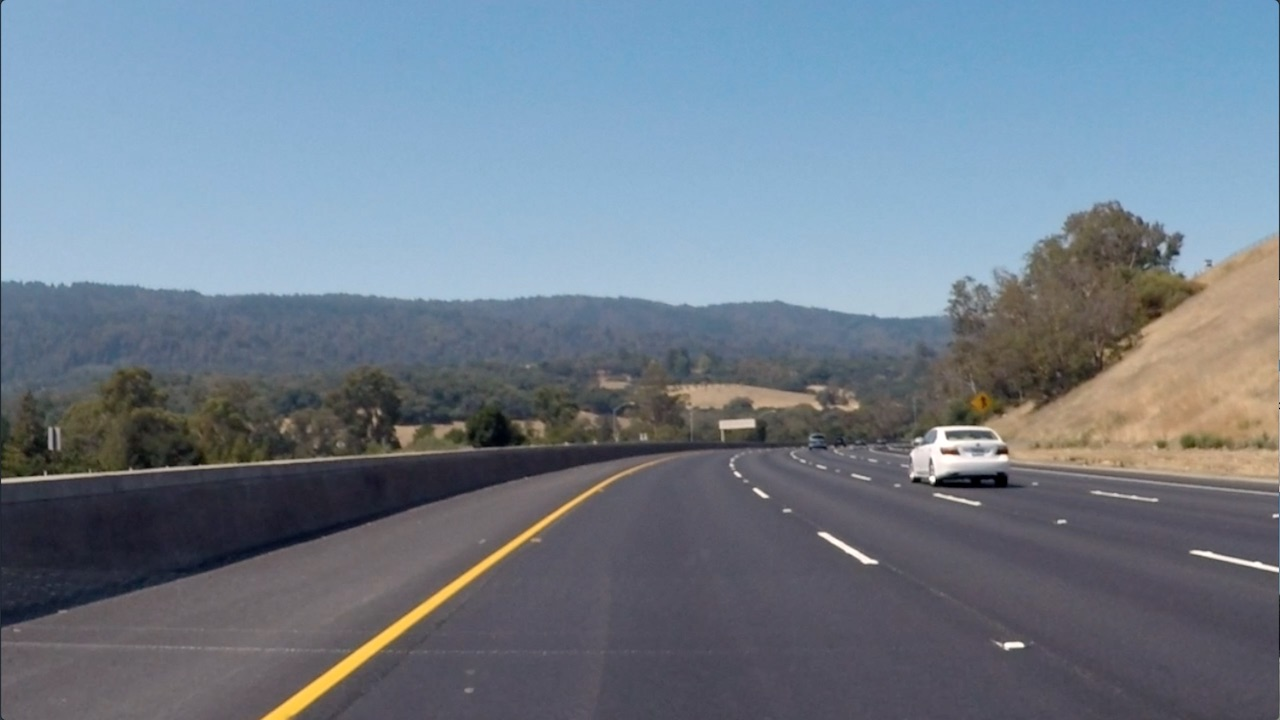
#> input picture course_3_CNNs/custome_filter/images/curved_lane.jpg, 1280 x 720 px
$ jupyter execute 'Finding Edges and Custom Kernels-zh.ipynb'   (shell and % lines are left out)
#> lines starting #> are read from the running program, lines starting #| are printed output that depends on the picture
# 创建滤波器，边缘检测

### 导入资源并显示图像

[cell 1]
import matplotlib.pyplot as plt
import matplotlib.image as mpimg

import cv2
import numpy as np


# Read in the image
image = mpimg.imread('images/curved_lane.jpg')
#> image is the input picture: shape (720, 1280, 3); mean R, G, B 112.1, 125, 138.7

plt.imshow(image)

### 将原图像转换为灰度图

[cell 2]
# Convert to grayscale for filtering
gray = cv2.cvtColor(image, cv2.COLOR_RGB2GRAY)
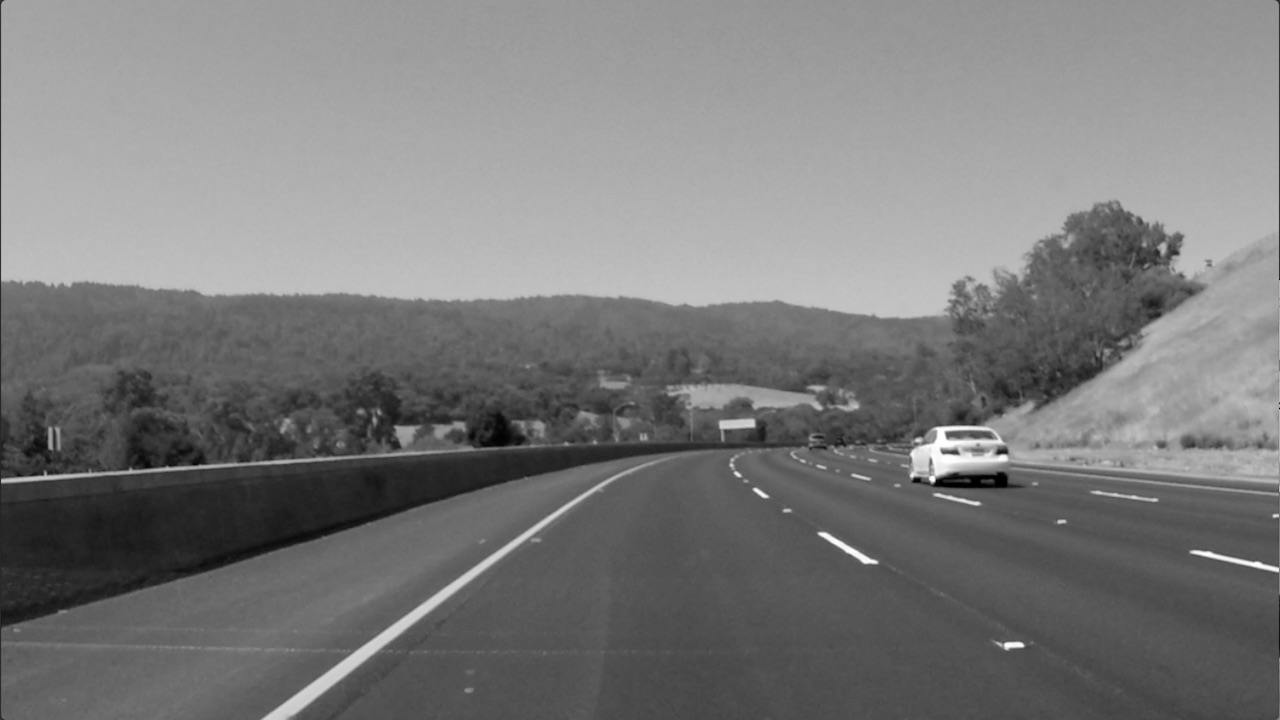
#> gray: shape (720, 1280); min 0, max 255, mean 122.7

plt.imshow(gray, cmap='gray')

### TODO: 创建一个自定义内核

下面给出了一种常见的边缘检测滤波器：索贝尔算子。

索贝尔滤波器常用于边缘检测以及在图像中查找强度图谱。将索贝尔滤波器应用于图像是分别在x或y方向上 **对图像的导数进行（近似）处理**的一种方式。该算子看起来如下所示。

**你可以创建一个索贝尔 x运算子并将其应用于给定的图像。**

如果想挑战自己，你可以看看是否能够通过一系列滤波器来放置图像：首先使一张图像模糊化（需要平均像素），然后检测其边缘。

[cell 3]
# Create a custom kernel

# 3x3 array for edge detection
sobel_y = np.array([[ -1, -2, -1],
                   [ 0, 0, 0],
                   [ 1, 2, 1]])

## TODO: Create and apply a Sobel x operator


# Filter the image using filter2D, which has inputs: (grayscale image, bit-depth, kernel)
filtered_image = cv2.filter2D(gray, -1, sobel_y)
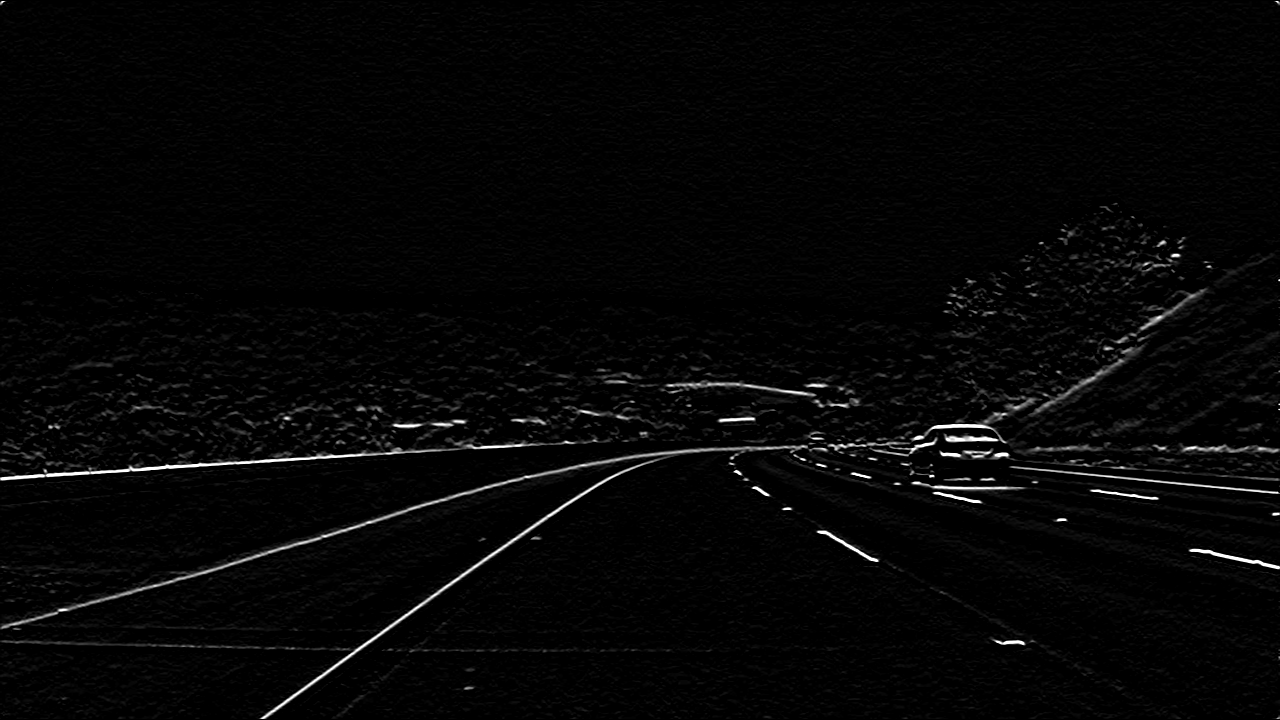
#> filtered_image: shape (720, 1280); min 0, max 255, mean 5.9

plt.imshow(filtered_image, cmap='gray')

### 测试其他滤波器！

我们鼓励你创建其他类型的滤波器并应用它们，观察会发生什么情况！作为**可选练习**, 请尝试以下操作：
* 创建一个具有十进制值权重的滤波器。
* 创建一个5x5滤波器。
* 将你的滤波器应用到`images`目录中的其他图像。

[cell 4]
# 5x5 array for edge detection
sobel_custom = np.array([[2,4,6,4,2],
                         [1,2,3,2,1],
                         [0,0,0,0,0],
                         [-1,-2,-3,-2,-1],
                         [-2,-4,-6,-4,-2]])

# Filter the image using filter2D, which has inputs: (grayscale image, bit-depth, kernel)
filtered_image_custom = cv2.filter2D(gray, -1, sobel_custom)
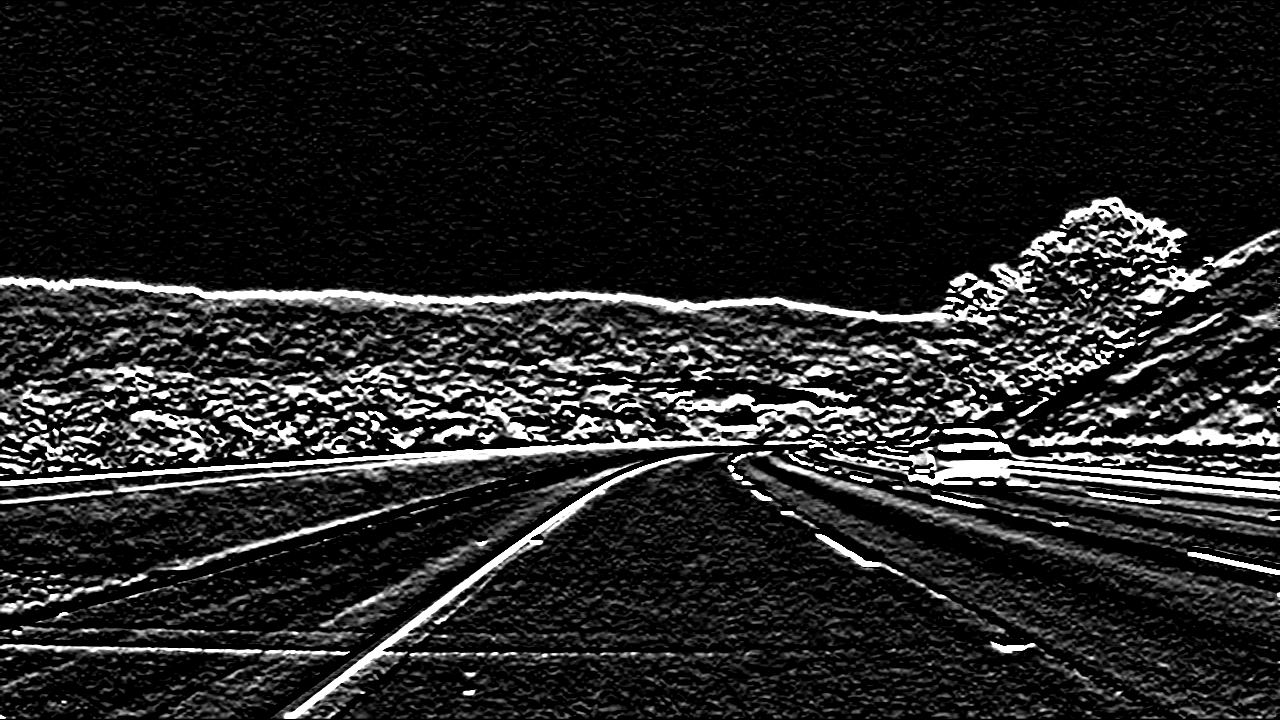
#> filtered_image_custom: shape (720, 1280); min 0, max 255, mean 37

plt.imshow(filtered_image_custom, cmap='gray')

[cell 5]
# 5x5 array for edge detection
sobel_custom = np.array([[2,4,6,4,2],
                         [1,2,3,2,1],
                         [0,0,0,0,0],
                         [-1,-2,-3,-2,-1],
                         [-2,-4,-6,-4,-2]]).T

# Filter the image using filter2D, which has inputs: (grayscale image, bit-depth, kernel)
filtered_image_custom = cv2.filter2D(gray, -1, sobel_custom)
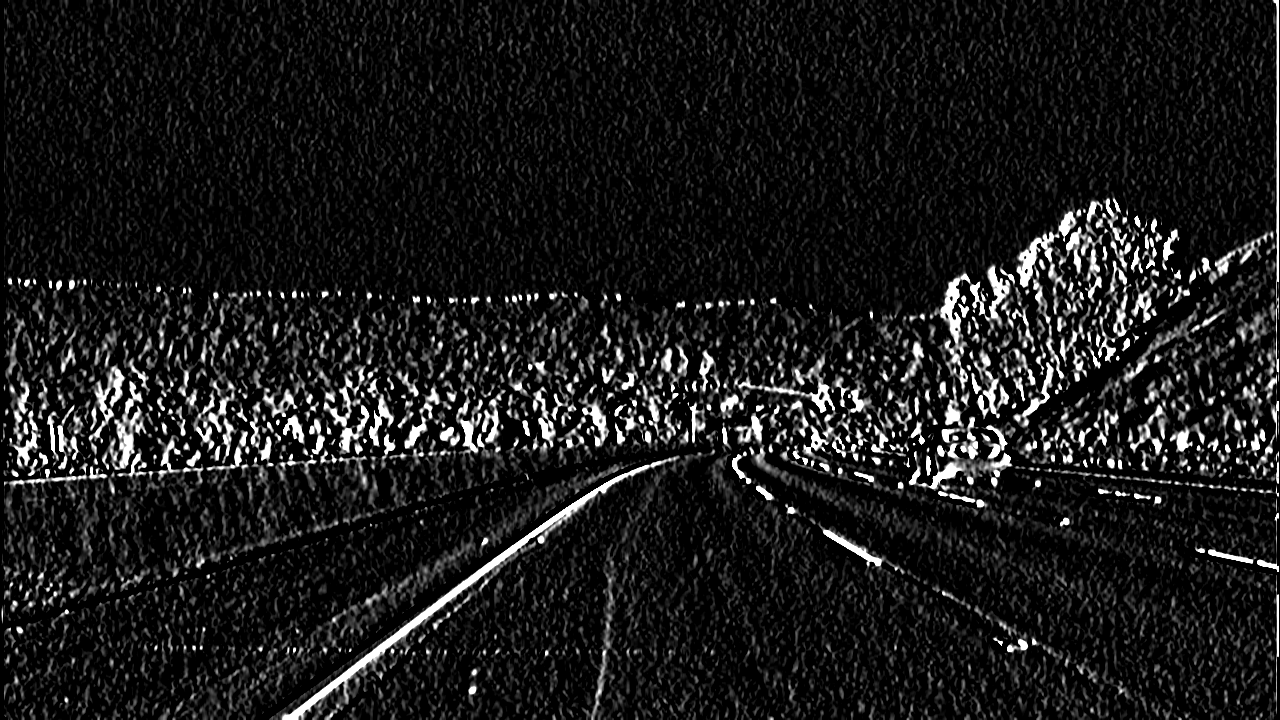
#> filtered_image_custom: shape (720, 1280); min 0, max 255, mean 26.5

plt.imshow(filtered_image_custom, cmap='gray')

$ run again, with course_3_CNNs/custome_filter/images/bridge_trees_example.jpg copied over course_3_CNNs/custome_filter/images/curved_lane.jpg
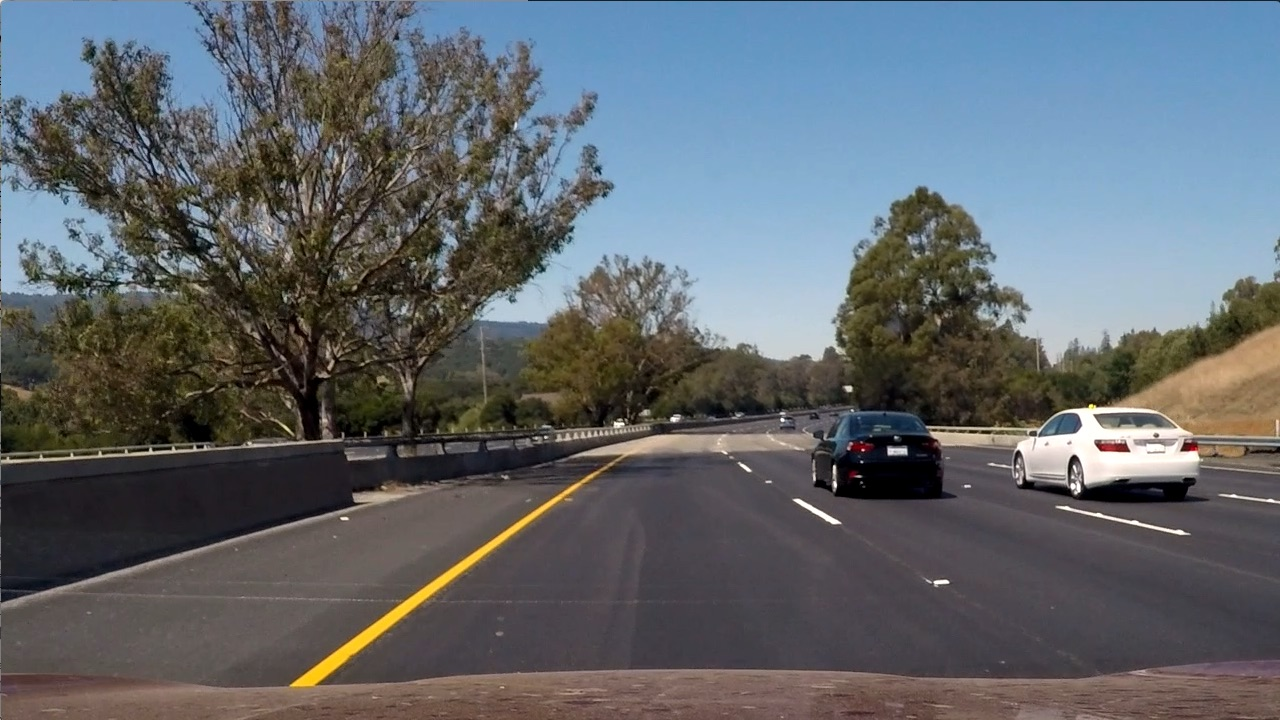
#> input picture course_3_CNNs/custome_filter/images/bridge_trees_example.jpg, 1280 x 720 px
#> image is the input picture: shape (720, 1280, 3); mean R, G, B 97, 102.6, 107.9
#> `filtered_image = cv2.filter2D(gray, -1, sobel_y)`:
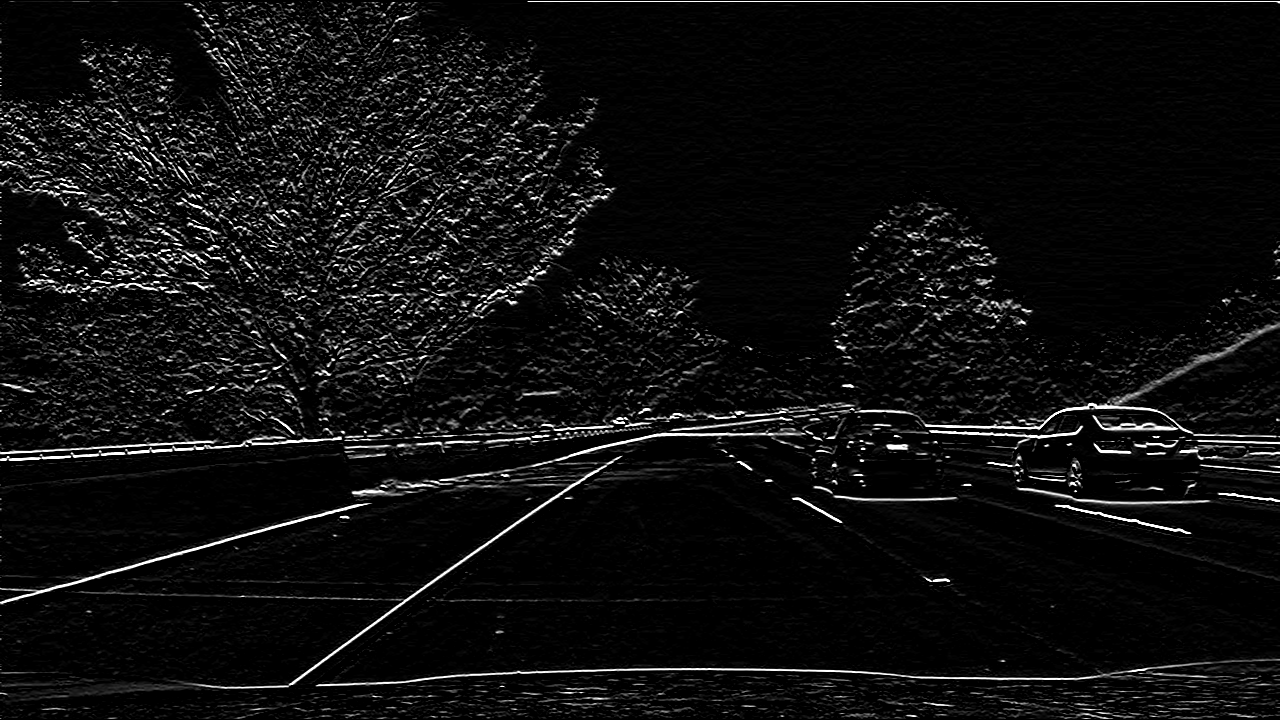
#> filtered_image: shape (720, 1280); min 0, max 255, mean 15.1
#> `filtered_image_custom = cv2.filter2D(gray, -1, sobel_custom)`:
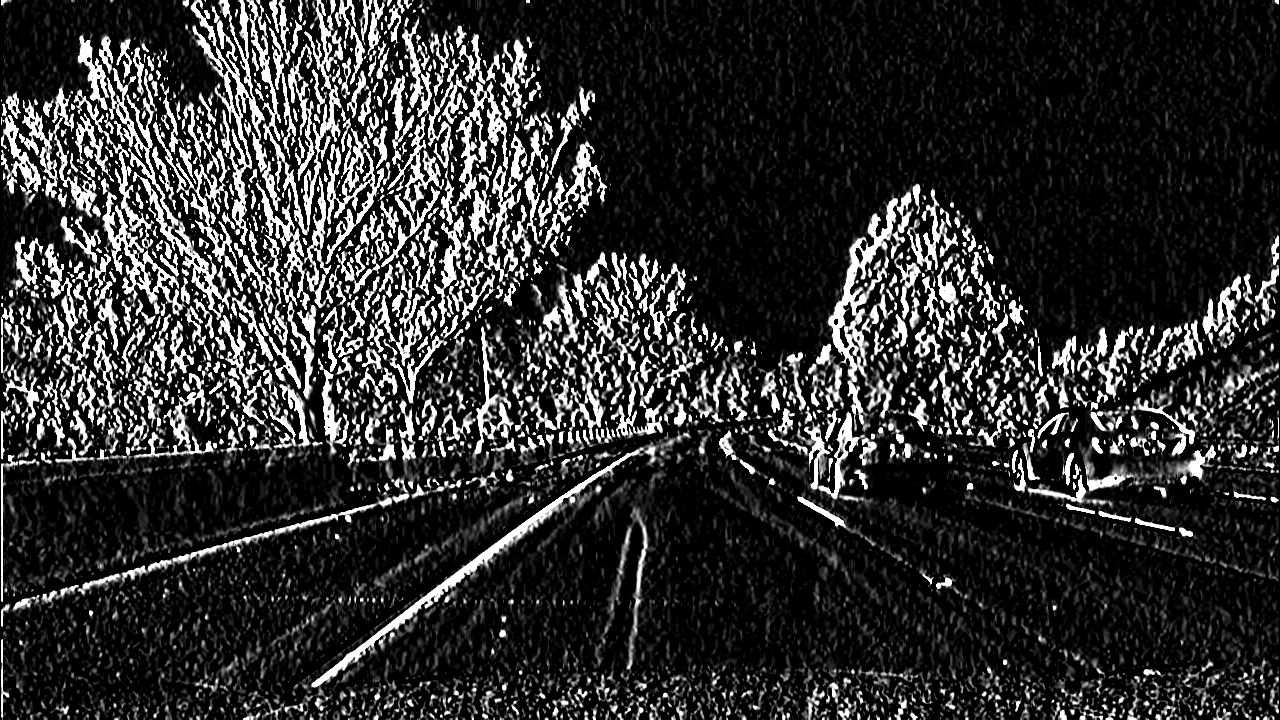
#> filtered_image_custom: shape (720, 1280); min 0, max 255, mean 48.1

$ run again, with course_3_CNNs/custome_filter/images/white_lines.jpg copied over course_3_CNNs/custome_filter/images/curved_lane.jpg
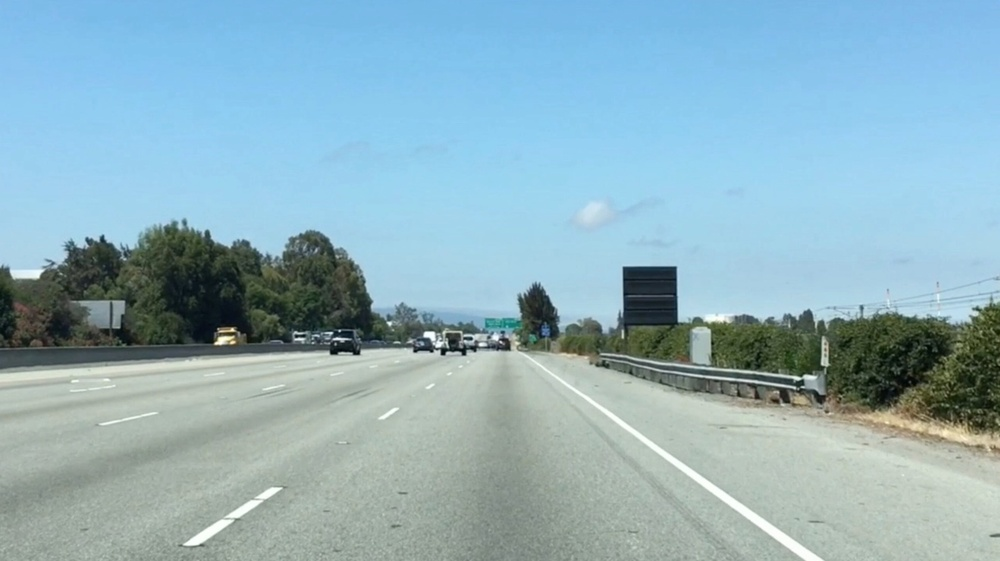
#> input picture course_3_CNNs/custome_filter/images/white_lines.jpg, 1000 x 561 px, shrunk from 2436 x 1366 before the run
#> image is the input picture: shape (561, 1000, 3); mean R, G, B 143.6, 177.1, 188.4
#> `gray = cv2.cvtColor(image, cv2.COLOR_RGB2GRAY)`:
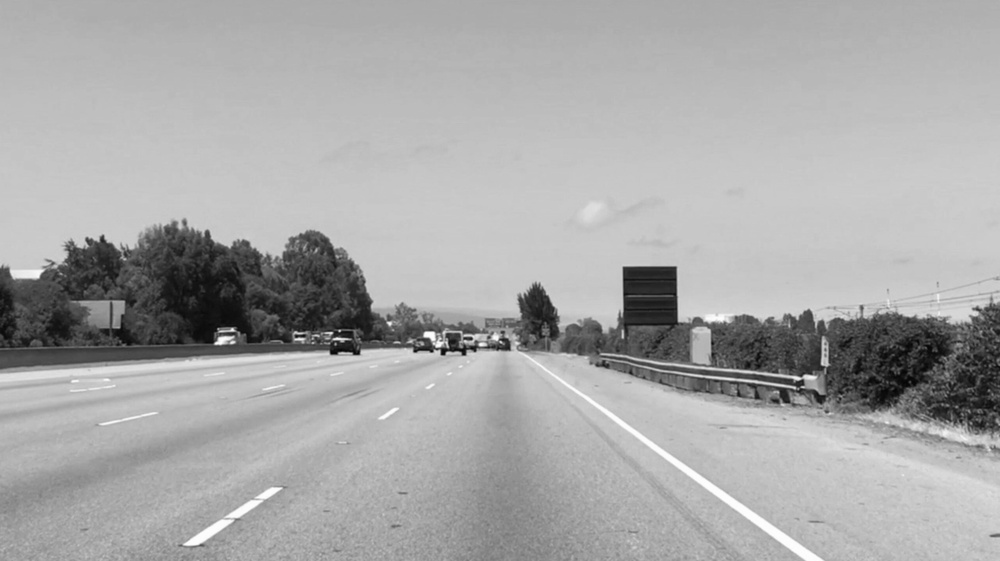
#> gray: shape (561, 1000); min 3, max 255, mean 168.3
#> `filtered_image_custom = cv2.filter2D(gray, -1, sobel_custom)`:
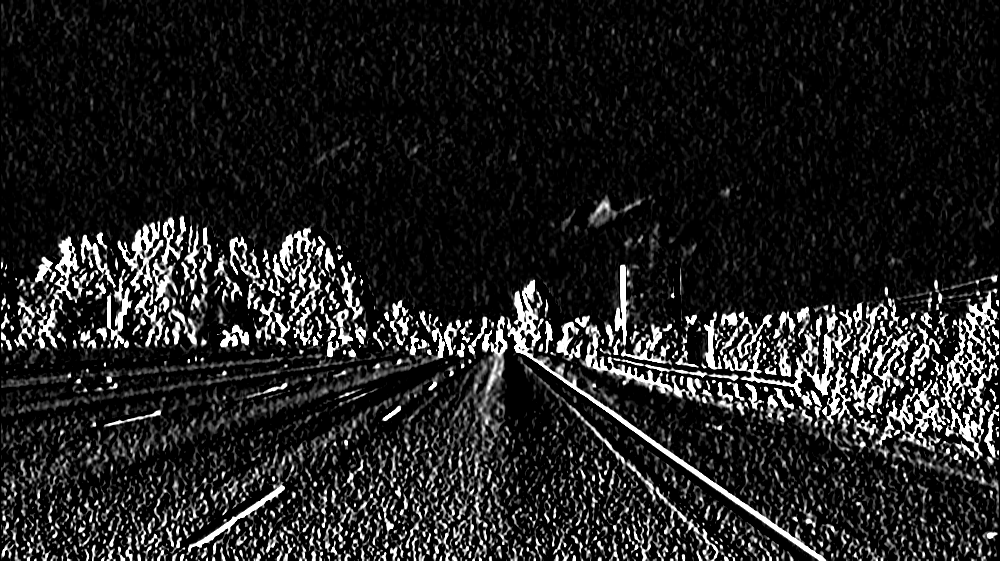
#> filtered_image_custom: shape (561, 1000); min 0, max 255, mean 32.9
